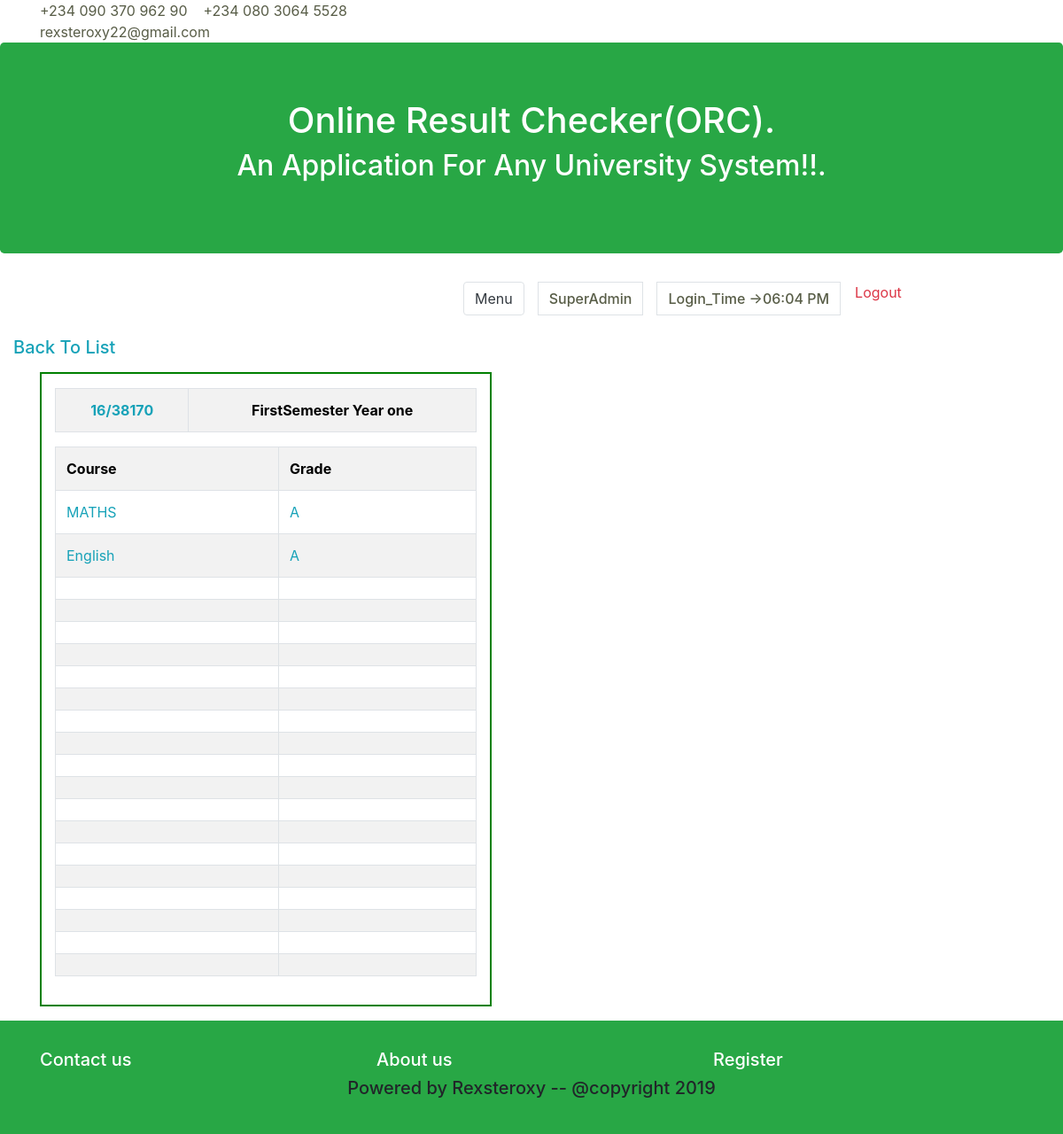
/admin/result/f1/view_result.php?id=1 (signed in), run on the app's committed database.
### tables this page shows
CREATE TABLE `firstsemester` (
  `id` int(225) NOT NULL,
  `matnumber` varchar(225) NOT NULL,
  `course1` varchar(225) NOT NULL,
  `score1` varchar(225) NOT NULL,
  `unit1` varchar(225) NOT NULL,
  `grade1` varchar(225) NOT NULL,
  `course2` varchar(225) NOT NULL,
  `score2` varchar(225) NOT NULL,
  `unit2` varchar(225) NOT NULL,
  `grade2` varchar(225) NOT NULL,
  `course3` varchar(225) NOT NULL,
  `score3` varchar(225) NOT NULL,
  `unit3` varchar(225) NOT NULL,
  `grade3` varchar(225) NOT NULL,
  `course4` varchar(225) NOT NULL,
  `score4` varchar(225) NOT NULL,
  `unit4` varchar(225) NOT NULL,
  `grade4` varchar(225) NOT NULL,
  `course5` varchar(225) NOT NULL,
  `score5` varchar(225) NOT NULL,
  `unit5` varchar(225) NOT NULL,
  `grade5` varchar(225) NOT NULL,
  `course6` varchar(225) NOT NULL,
  `score6` varchar(225) NOT NULL,
  `unit6` varchar(225) NOT NULL,
  `grade6` varchar(225) NOT NULL,
  `course7` varchar(225) NOT NULL,
  `score7` varchar(225) NOT NULL,
  `unit7` varchar(225) NOT NULL,
  `grade7` varchar(225) NOT NULL,
  `course8` varchar(225) NOT NULL,
  `score8` varchar(225) NOT NULL,
  `unit8` varchar(225) NOT NULL,
  `grade8` varchar(225) NOT NULL,
  `course9` varchar(225) NOT NULL,
  `score9` varchar(225) NOT NULL,
  `unit9` varchar(225) NOT NULL,
  `grade9` varchar(225) NOT NULL,
  `course10` varchar(225) NOT NULL,
  `score10` varchar(225) NOT NULL,
  `unit10` varchar(225) NOT NULL,
  `grade10` varchar(225) NOT NULL,
  `course11` varchar(225) NOT NULL,
  `score11` varchar(225) NOT NULL,
  `unit11` varchar(225) NOT NULL,
  `grade11` varchar(225) NOT NULL,
  `course12` varchar(225) NOT NULL,
  `score12` varchar(225) NOT NULL,
  `unit12` varchar(225) NOT NULL,
  `grade12` varchar(225) NOT NULL,
  `course13` varchar(225) NOT NULL,
  `score13` varchar(225) NOT NULL,
  `unit13` varchar(225) NOT NULL,
  `grade13` varchar(225) NOT NULL,
  `course14` varchar(225) NOT NULL,
  `score14` varchar(225) NOT NULL,
  `unit14` varchar(225) NOT NULL,
  `grade14` varchar(225) NOT NULL,
  `course15` varchar(225) NOT NULL,
  `score15` varchar(225) NOT NULL,
  `unit15` varchar(225) NOT NULL,
  `grade15` varchar(225) NOT NULL,
  `course16` varchar(225) NOT NULL,
  `score16` varchar(225) NOT NULL,
  `unit16` varchar(225) NOT NULL,
  `grade16` varchar(225) NOT NULL,
  `course17` varchar(225) NOT NULL,
  `score17` varchar(225) NOT NULL,
  `unit17` varchar(225) NOT NULL,
  `grade17` varchar(225) NOT NULL,
  `course18` varchar(225) NOT NULL,
  `score18` varchar(225) NOT NULL,
  `unit18` varchar(225) NOT NULL,
  `grade18` varchar(225) NOT NULL,
  `course19` varchar(225) NOT NULL,
  `score19` varchar(225) NOT NULL,
  `unit19` varchar(225) NOT NULL,
  `grade19` varchar(225) NOT NULL,
  `course20` varchar(225) NOT NULL,
  `score20` varchar(225) NOT NULL,
  `unit20` varchar(225) NOT NULL,
  `grade20` varchar(225) NOT NULL
);

### private/functions.php (called while the page is built, shortened)
<?php
function url_for($script_path) {
    if($script_path[0] != '/') {
      $script_path = "/" . $script_path;
        }
    return WWW_ROOT . $script_path;
    }
?>

### private/database.php (called while the page is built, shortened)
<?php
 function db_escape($connection, $string) {
    return mysqli_real_escape_string($connection, $string);
  }
?>

### private/admin_query.php (called while the page is built, shortened)
<?php
function find_one_student_in_firstsemester($id){
  global $db;
  $sql = "SELECT * FROM firstsemester ";
  $sql .= "WHERE id='". db_escape($db,$id)."'";
  $result = mysqli_query($db, $sql);
  $admin=mysqli_fetch_assoc($result);
    return $admin;
}
?>

### public/admin/result/f1/view_result.php (the view, shortened to what this page needs)
<?php
include(SHARED_PATH . "/admin_header.php");
$id = $_GET['id'] ?? 'welcome';
$student_result = find_one_student_in_firstsemester($id);
?>
<div class="container-fluid">
    <div class="row ">
        <div class="col-md-6 col-lg-6 col-sm-6">
        <h5><a class="text-info" href="<?php echo url_for('/admin/result/f1/index.php')?>">Back To List</a></h5>
<div id="attributes">
	<table class="table table-striped table-bordered table-hover table-condensed">
        <tr class="text-center">
            <th class="text-info"><?php echo $student_result['matnumber']?></th>
            <th>FirstSemester Year one</th>
        </tr>
    </table>
    <table class="table table-striped table-bordered table-hover table-condensed">
        <tr>
            <th>Course</th>
            <th>Grade</th>
        </tr>
        <tr class="text-info"><td><?php echo $student_result['course1']?></td> <td><?php echo $student_result['grade1']?></td></tr>
		<tr class="text-info"><td><?php echo $student_result['course2']?></td> <td><?php echo $student_result['grade2']?></td></tr>
        <tr class="text-info"><td><?php echo $student_result['course3']?></td> <td><?php echo $student_result['grade3']?></td></tr>
        <tr class="text-info"><td><?php echo $student_result['course4']?></td> <td><?php echo $student_result['grade4']?></td></tr>
        <tr class="text-info"><td><?php echo $student_result['course5']?></td> <td><?php echo $student_result['grade5']?></td></tr>
        <tr class="text-info"><td><?php echo $student_result['course6']?></td> <td><?php echo $student_result['grade6']?></td></tr>
        <tr class="text-info"><td><?php echo $student_result['course7']?></td> <td><?php echo $student_result['grade7']?></td></tr>
        <tr class="text-info"><td><?php echo $student_result['course8']?></td> <td><?php echo $student_result['grade8']?></td></tr>
        <tr class="text-info"><td><?php echo $student_result['course9']?></td> <td><?php echo $student_result['grade9']?></td></tr>
        <tr class="text-info"><td><?php echo $student_result['course10']?></td> <td><?php echo $student_result['grade10']?></td></tr>
        <tr class="text-info"><td><?php echo $student_result['course11']?></td> <td><?php echo $student_result['grade11']?></td></tr>
        <tr class="text-info"><td><?php echo $student_result['course12']?></td> <td><?php echo $student_result['grade12']?></td></tr>
        <tr class="text-info"><td><?php echo $student_result['course13']?></td> <td><?php echo $student_result['grade13']?></td></tr>
        <tr class="text-info"><td><?php echo $student_result['course14']?></td> <td><?php echo $student_result['grade14']?></td></tr>
        <tr class="text-info"><td><?php echo $student_result['course15']?></td> <td><?php echo $student_result['grade15']?></td></tr>
        <tr class="text-info"><td><?php echo $student_result['course16']?></td> <td><?php echo $student_result['grade16']?></td></tr>
        <tr class="text-info"><td><?php echo $student_result['course17']?></td> <td><?php echo $student_result['grade17']?></td></tr>
        <tr class="text-info"><td><?php echo $student_result['course18']?></td> <td><?php echo $student_result['grade18']?></td></tr>
        <tr class="text-info"><td><?php echo $student_result['course19']?></td> <td><?php echo $student_result['grade19']?></td></tr>
        <tr class="text-info"><td><?php echo $student_result['course20']?></td> <td><?php echo $student_result['grade20']?></td></tr>
    </table>
</div>
</div>
</div>
</div>
<?php include(SHARED_PATH . "/admin_footer.php");?>

### public/css/mine.css (style rules this page uses)
#attributes { color:black; background: white; border: 2px solid green; padding: 1em 15px; margin: 1em 30px; width: auto px; }

### data on the page
firstsemester: matnumber "16/38170", course1 "MATHS", grade1 "A", course2 "English", grade2 "A"

### other printed values
$_SESSION['level'] "SuperAdmin"
date('h:i A' ,$time) "06:04 PM"
